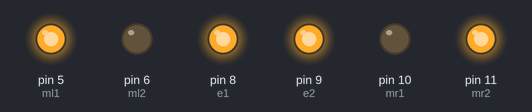
A sketch run on a simulated Arduino Uno, built with avr-gcc and run on an emulated ATmega328P. Parts: output pins drawn as LEDs (lit = HIGH). What the sketch prints to the serial monitor is not drawn.

Above: at 0.1 s.
Timing chart, 0 to 1.6 s (numbered marks = the images above):
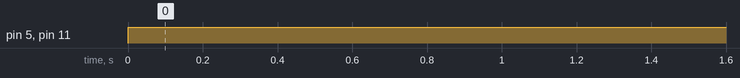

The sketch:

line_followers02_45.ino
```cpp
int e1 = 8 ;
int e2 = 9 ;

int mr1 = 10 ;
int mr2 = 11  ;
int ml1 = 5 ;
int ml2 = 6;

int sen_1 = 2 ;
int sen_2 = 3 ;
int sen_3 = 12 ;
int sen_4 = 13 ;

int val1 ,val2,val3,val4;

int base = 100 ;
int l_base = 80;
int r_base = 80;


void setup() {
  // put your setup code here, to run once:

pinMode(e1, OUTPUT);
pinMode(e2, OUTPUT);

pinMode(ml1, OUTPUT);
pinMode(ml2, OUTPUT);
pinMode(mr1, OUTPUT);
pinMode(mr2, OUTPUT);

pinMode(sen_1,INPUT);
pinMode(sen_2,INPUT);
pinMode(sen_3,INPUT);
pinMode(sen_4,INPUT);


  digitalWrite(e1, HIGH);
  digitalWrite(e2, HIGH);
Serial.begin(9600);

}

void loop() {
  // put your main code here, to run repeatedly:

digitalWrite(mr1,LOW);
digitalWrite(mr2,HIGH);
digitalWrite(ml1,HIGH);
digitalWrite(ml2,LOW);
//    analogWrite(mr2 , 150 );
//    analogWrite(mr1 , 0);
//    analogWrite(ml2 , 150 );
//    analogWrite(ml1 , 0);


  Serial.print("sen_1- ");
  Serial.print(val1);
  Serial.print("\t");
  Serial.print("sen_2- ");
  Serial.print(val2);
  Serial.print("\t");
   Serial.print("sen_3- ");
  Serial.print(val3);
  Serial.print("\t");
  Serial.print("sen_4- ");
  Serial.print(val4);
  Serial.print("\n");


}
```

Measured:
- by itself, pin 5 (ml1), pin 11 (mr2): LOW → HIGH at 0.00 s
